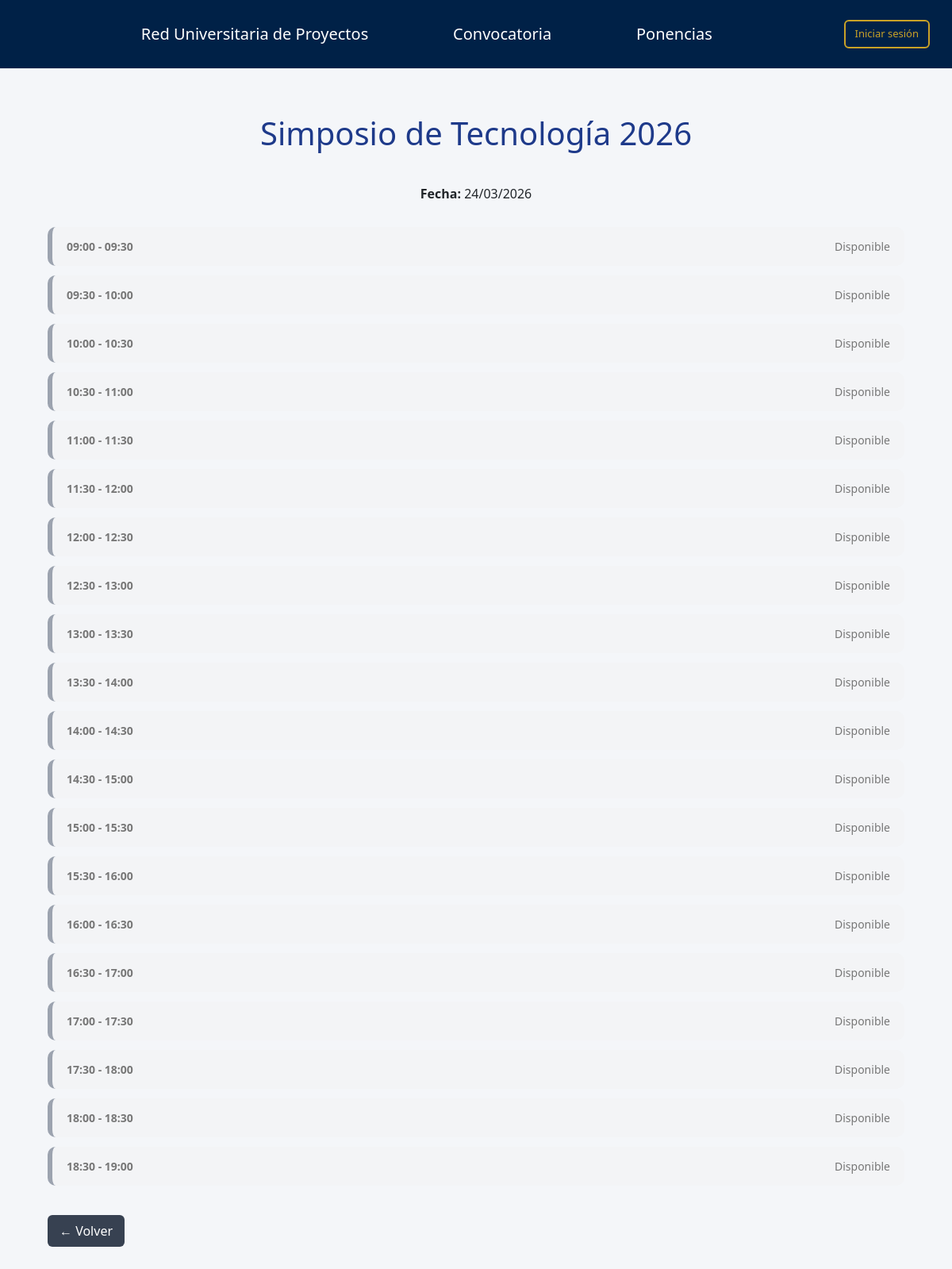
/SIMPOSIO/programa/detalle_programa.php?id=1, run on the app's committed database.
### tables this page shows
CREATE TABLE `evento` (
  `id_evento` int(11) NOT NULL,
  `titulo` varchar(150) NOT NULL,
  `descripcion` text DEFAULT NULL,
  `fecha` date NOT NULL,
  `hora_inicio` time NOT NULL,
  `hora_fin` time NOT NULL,
  `anio` int(11) NOT NULL,
  `creado_por` int(11) NOT NULL
);

### SIMPOSIO/programa/detalle_programa.php (the view, shortened to what this page needs)
<?php
require("../conexion.php");
include("../includes/header_programa.php");
$id_evento = intval($_GET['id']);
$stmt_evento = $conexion->prepare("
    SELECT * FROM evento
    WHERE id_evento = ?
");
$stmt_evento->bind_param("i", $id_evento);
$stmt_evento->execute();
$result_evento = $stmt_evento->get_result();
$evento = $result_evento->fetch_assoc();
$hora_actual = strtotime($evento['hora_inicio']);
$hora_fin_evento = strtotime($evento['hora_fin']);
?>
<!DOCTYPE html>
<html lang="es">
<head>
    <link rel="stylesheet" href="programa.css">
</head>
<body style="margin-top: 9rem;">
<h1><?php echo $evento['titulo']; ?></h1>
<div class="contenedor">
    <p>
        <strong>Fecha:</strong>
        <?php echo date("d/m/Y", strtotime($evento['fecha'])); ?>
    </p>
    <div class="agenda-container">
    <?php while($hora_actual < $hora_fin_evento): ?>
<?php
$bloque_inicio = date("H:i", $hora_actual);
$actividad_actual = null;
?>
<?php if($actividad_actual): ?>
<?php
$hora_inicio_act = strtotime($actividad_actual['hora_inicio']);
$hora_fin_act = strtotime($actividad_actual['hora_fin']);
$duracion = ($hora_fin_act - $hora_inicio_act) / 60;
?>
<div class="bloque-horario bloque-ocupado">
    <div>
        <strong>
        <?php echo date("H:i",$hora_inicio_act)." - ".date("H:i",$hora_fin_act); ?>
        </strong>
    </div>
    <div>
        <?php echo $actividad_actual['titulo']; ?>
        (<?php echo $actividad_actual['tipo']; ?>)
    </div>
</div>
<?php
$hora_actual = $hora_fin_act;
?>
<?php else: ?>
<?php
$bloque_fin = date("H:i", strtotime("+30 minutes", $hora_actual));
?>
<div class="bloque-horario bloque-disponible">
    <div>
        <strong><?php echo $bloque_inicio." - ".$bloque_fin; ?></strong>
    </div>
    <div>
        Disponible
    </div>
</div>
<?php
$hora_actual = strtotime("+30 minutes", $hora_actual);
?>
<?php endif; ?>
<?php endwhile; ?>
    </div>
    <a href="index_programa.php" class="btn-volver">← Volver</a>
</div>
</body>
</html>

### SIMPOSIO/Css/programa.css (style rules this page uses)
body { font-family: 'Segoe UI', Tahoma, Geneva, Verdana, sans-serif; background-color: #f4f6f9; margin: 0; padding: 0; }
h1 { text-align: center; margin-top: 30px; color: #1e3a8a; }
p { text-align: center; font-size: 16px; }
.contenedor { width: 90%; max-width: 1100px; margin: 40px auto; }
.agenda-container { margin-top: 30px; }
.bloque-horario { display: flex; justify-content: space-between; align-items: center; padding: 14px 18px; border-radius: 10px; margin-bottom: 12px; font-size: 14px; }
.bloque-disponible { background: #f3f4f6; border-left: 6px solid #9ca3af; color: #777; }
.btn-volver { display: inline-block; margin-top: 25px; padding: 8px 15px; background: #374151; color: white; text-decoration: none; border-radius: 6px; transition: background 0.3s ease; }

### data on the page
evento: titulo "Simposio de Tecnología 2026", fecha "24/03/2026", hora_inicio "09:00", hora_inicio "09:30", hora_inicio "10:00", hora_inicio "10:30", hora_inicio "11:00", hora_inicio "11:30", hora_inicio "12:00", hora_inicio "12:30", hora_inicio "13:00", hora_inicio "13:30", hora_inicio "14:00", hora_inicio "14:30", hora_inicio "15:00", hora_inicio "15:30", hora_inicio "16:00", hora_inicio "16:30", hora_inicio "17:00", hora_inicio "17:30", hora_inicio "18:00", hora_inicio "18:30", hora_inicio "19:00"
